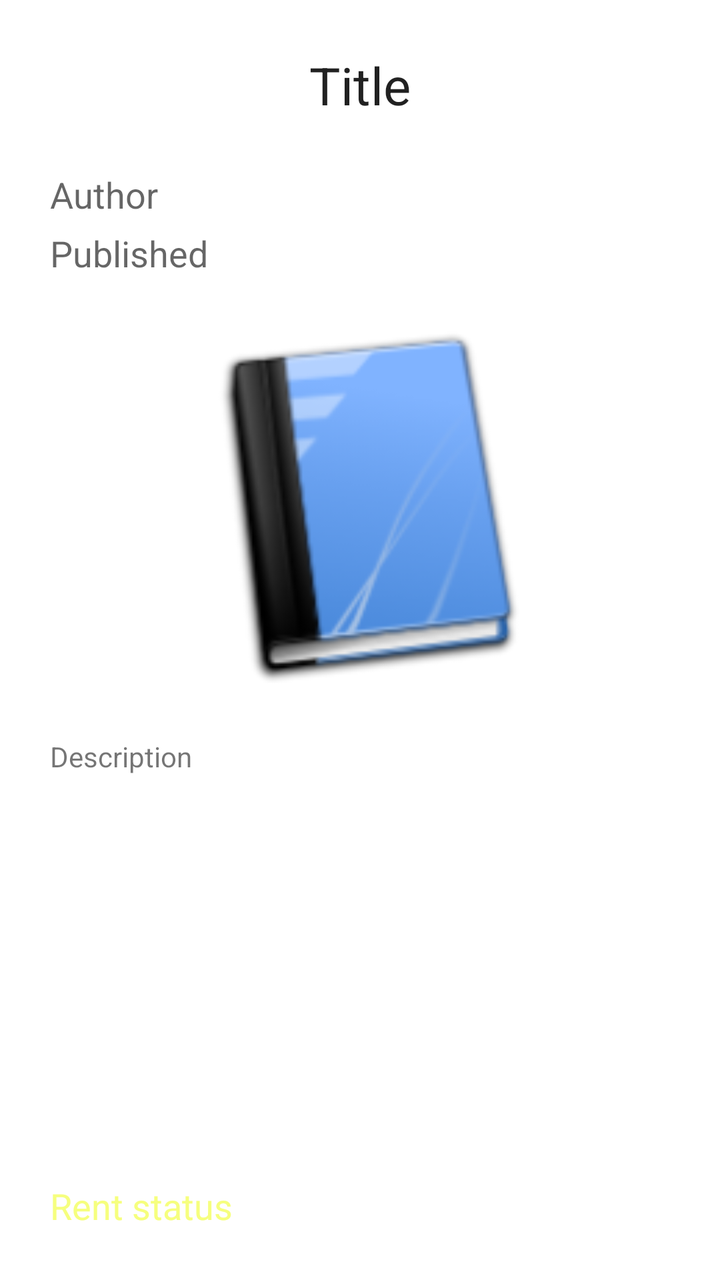
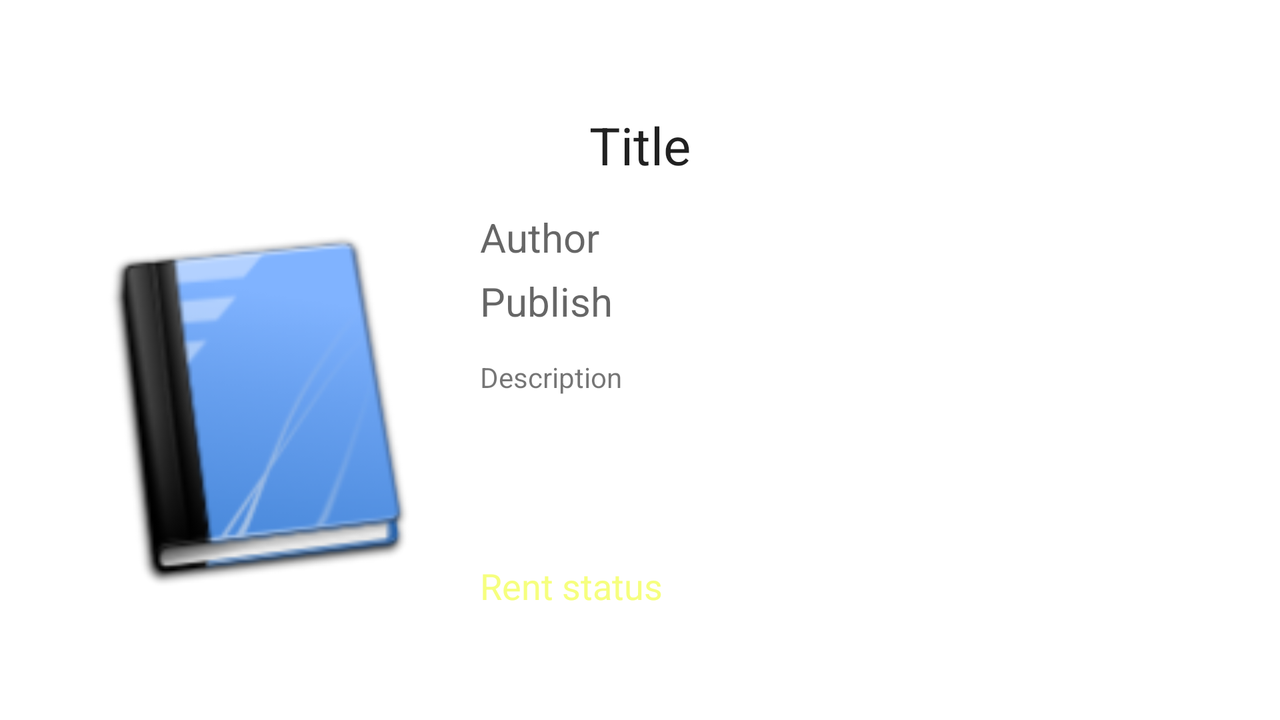

First picture: res/layout/ on a phone held upright. Second picture: the repository's own variant of that layout, on a device whose configuration matches the variant's folder. Source for both follows.
<!-- AndroidManifest.xml: fallback theme Theme.MaterialComponents.DayNight.NoActionBar -->
<!-- res/layout/activity_book.xml -->
<?xml version="1.0" encoding="utf-8"?>
<RelativeLayout xmlns:android="http://schemas.android.com/apk/res/android"
    xmlns:tools="http://schemas.android.com/tools" android:layout_width="match_parent"
    android:layout_height="match_parent"
    tools:context=".activity.ActivityBook"
    android:padding="25dp"
    android:id="@+id/layoutBook">

    <TextView
        android:layout_width="wrap_content"
        android:layout_height="wrap_content"
        android:textAppearance="?android:attr/textAppearanceLarge"
        android:text="Title"
        android:id="@+id/txtTitle"
        android:width="500dp"
        android:gravity="center_horizontal"
        android:editable="true"
        android:layout_alignParentTop="true"
        android:layout_alignParentEnd="true"
        android:layout_marginBottom="25dp"
        android:textSize="@dimen/book_title_port"
        android:layout_alignParentStart="true" />

    <ImageView
        android:layout_width="@dimen/book_cover_width_port"
        android:layout_height="@dimen/book_cover_height_port"
        android:id="@+id/imgCover"
        android:src="@mipmap/ic_book"
        android:layout_below="@+id/txtPublish"
        android:layout_centerHorizontal="true" />

    <TextView
        android:layout_width="wrap_content"
        android:layout_height="wrap_content"
        android:text="Author"
        android:id="@+id/txtAuthor"
        android:paddingRight="10dp"
        android:layout_below="@+id/txtTitle"
        android:textAppearance="?android:attr/textAppearanceMedium"
        android:layout_marginBottom="5dp"
        android:layout_alignEnd="@+id/txtPublish"
        android:layout_alignParentStart="true"
        android:textSize="@dimen/book_author_port" />

    <TextView
        android:layout_width="wrap_content"
        android:layout_height="wrap_content"
        android:text="Published"
        android:id="@+id/txtPublish"
        android:paddingRight="10dp"
        android:layout_below="@+id/txtAuthor"
        android:textAppearance="?android:attr/textAppearanceMedium"
        android:layout_marginBottom="15dp"
        android:layout_alignParentEnd="true"
        android:layout_alignParentStart="true"
        android:textSize="@dimen/book_publish_port" />

    <TextView
        android:layout_width="wrap_content"
        android:layout_height="wrap_content"
        android:textAppearance="?android:attr/textAppearanceSmall"
        android:text="Description"
        android:id="@+id/txtDesc"
        android:layout_below="@+id/imgCover"
        android:layout_alignParentStart="true"
        android:lines="5"
        android:layout_marginTop="15dp"
        android:scrollIndicators="right"
        android:textSize="@dimen/book_desc_port"
        android:layout_alignEnd="@+id/txtStatus" />

    <TextView
        android:layout_width="wrap_content"
        android:layout_height="wrap_content"
        android:textAppearance="?android:attr/textAppearanceMedium"
        android:text="Rent status"
        android:id="@+id/txtStatus"
        android:layout_alignParentBottom="true"
        android:layout_alignParentStart="true"
        android:layout_alignParentEnd="true"
        android:textSize="@dimen/book_status_port"
        android:textColor="#f6ff7e" />

</RelativeLayout>
<!-- resources referenced by this layout -->
<resources>
  <dimen name="book_author_port">18dp</dimen>
  <dimen name="book_cover_height_port">200dp</dimen>
  <dimen name="book_cover_width_port">300dp</dimen>
  <dimen name="book_desc_port">14dp</dimen>
  <dimen name="book_publish_port">18dp</dimen>
  <dimen name="book_status_port">18dp</dimen>
  <dimen name="book_title_port">26dp</dimen>
  <!-- mipmap ic_book: png bitmap (mipmap-hdpi, 5149 bytes) -->
</resources>
<!-- res/layout-land/activity_book.xml (the repository's variant of the layout above) -->
<!-- drawn on the phone turned sideways -->
<?xml version="1.0" encoding="utf-8"?>
<RelativeLayout xmlns:android="http://schemas.android.com/apk/res/android"
    android:orientation="vertical" android:layout_width="match_parent"
    android:layout_height="match_parent"
    android:id="@+id/layoutBook"
    android:padding="25dp"
    android:gravity="center_vertical|center_horizontal">

    <TextView
        android:layout_width="wrap_content"
        android:layout_height="wrap_content"
        android:textAppearance="?android:attr/textAppearanceLarge"
        android:text="Title"
        android:id="@+id/txtTitle"
        android:layout_alignParentTop="true"
        android:layout_alignParentStart="true"
        android:layout_alignParentEnd="true"
        android:gravity="center_horizontal"
        android:layout_marginBottom="15dp"
        android:textSize="@dimen/book_title_land" />

    <ImageView
        android:layout_width="@dimen/book_cover_width_land"
        android:layout_height="@dimen/book_cover_height_land"
        android:id="@+id/imgCover"
        android:layout_below="@+id/txtTitle"
        android:layout_alignStart="@+id/txtTitle"
        android:src="@mipmap/ic_book" />

    <TextView
        android:layout_width="wrap_content"
        android:layout_height="wrap_content"
        android:textAppearance="?android:attr/textAppearanceMedium"
        android:text="Author"
        android:id="@+id/txtAuthor"
        android:layout_alignTop="@+id/imgCover"
        android:layout_marginLeft="15dp"
        android:layout_marginBottom="5dp"
        android:layout_alignEnd="@+id/txtTitle"
        android:layout_toEndOf="@+id/imgCover"
        android:textSize="@dimen/book_author_land" />

    <TextView
        android:layout_width="wrap_content"
        android:layout_height="wrap_content"
        android:textAppearance="?android:attr/textAppearanceMedium"
        android:text="Publish"
        android:id="@+id/txtPublish"
        android:layout_below="@+id/txtAuthor"
        android:layout_alignStart="@+id/txtAuthor"
        android:layout_marginBottom="15dp"
        android:layout_alignEnd="@+id/txtTitle"
        android:textSize="@dimen/book_publish_land" />

    <TextView
        android:layout_width="wrap_content"
        android:layout_height="wrap_content"
        android:textAppearance="?android:attr/textAppearanceSmall"
        android:text="Description"
        android:id="@+id/txtDesc"
        android:layout_below="@+id/txtPublish"
        android:layout_alignStart="@+id/txtPublish"
        android:lines="5"
        android:layout_alignEnd="@+id/txtPublish"
        android:textSize="@dimen/book_desc_land" />

    <TextView
        android:layout_width="wrap_content"
        android:layout_height="wrap_content"
        android:textAppearance="?android:attr/textAppearanceMedium"
        android:text="Rent status"
        android:id="@+id/txtStatus"
        android:layout_alignBottom="@+id/imgCover"
        android:layout_alignEnd="@+id/txtTitle"
        android:layout_alignStart="@+id/txtPublish"
        android:textSize="@dimen/book_status_land"
        android:textColor="#f6ff7e" />

</RelativeLayout>
<!-- resources referenced by the variant -->
<!-- as the phone turned sideways resolves them -->
<resources>
  <dimen name="book_author_land">20dp</dimen>
  <dimen name="book_cover_height_land">200dp</dimen>
  <dimen name="book_cover_width_land">200dp</dimen>
  <dimen name="book_desc_land">14dp</dimen>
  <dimen name="book_publish_land">20dp</dimen>
  <dimen name="book_status_land">18dp</dimen>
  <dimen name="book_title_land">26dp</dimen>
  <!-- mipmap ic_book: png bitmap (mipmap-hdpi, 5149 bytes) -->
</resources>
